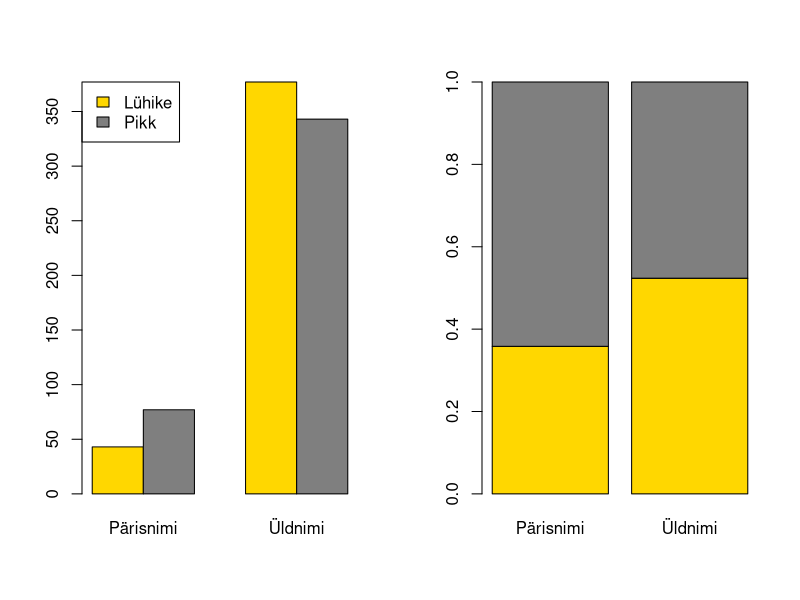
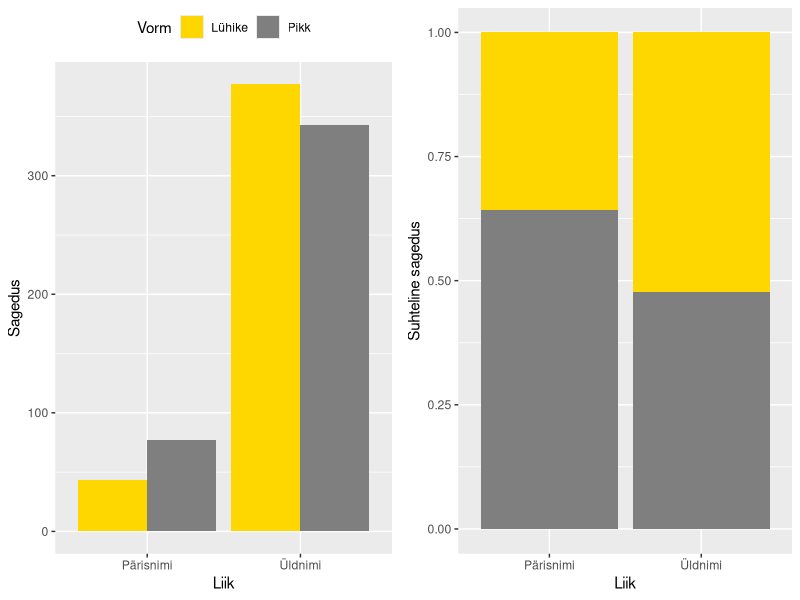
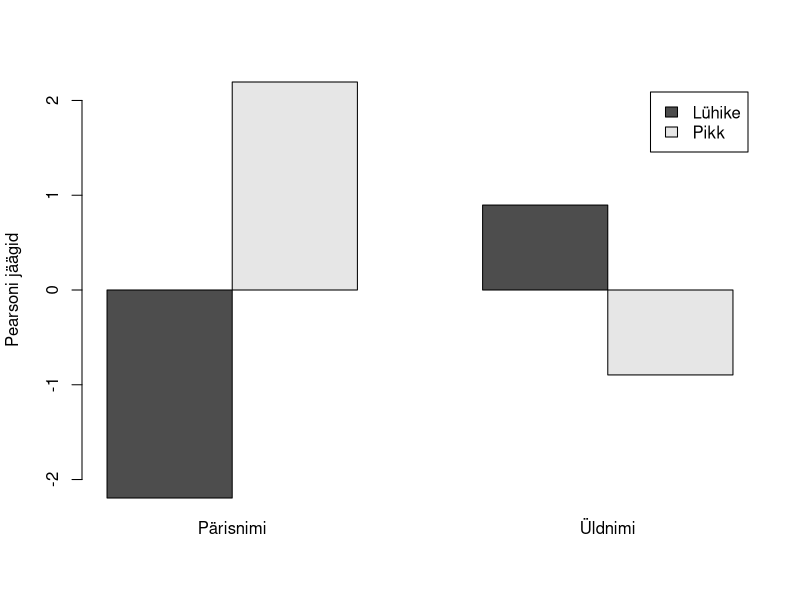
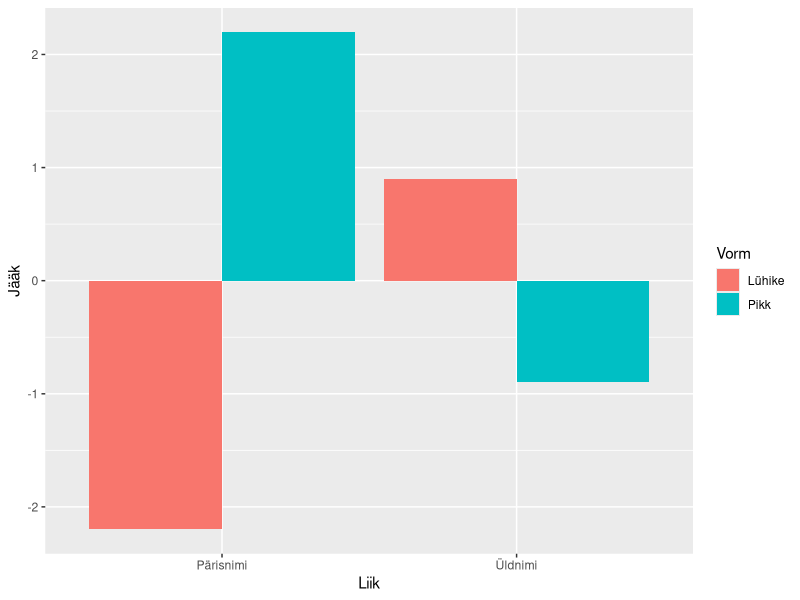
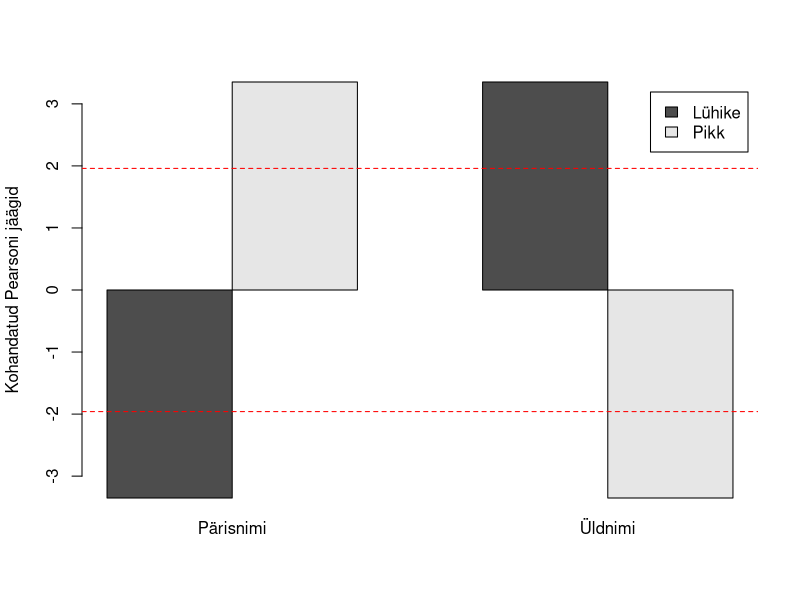
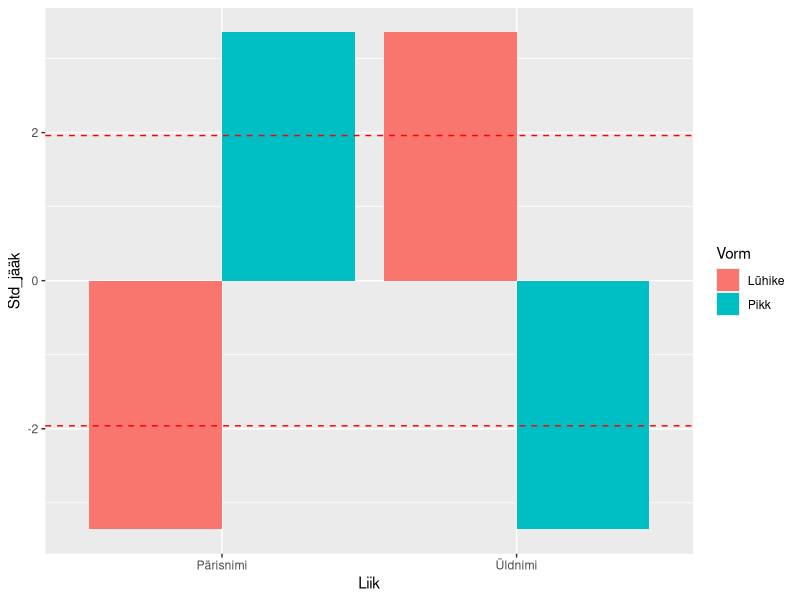

Generate these figures, in order, with R:
## ---- chunk 1
knitr::opts_chunk$set(echo = TRUE)
## ---- chunk 2
# Koostame artiklis esitatud andmete põhjal
# esmalt risttabeli.
tab <- matrix(c(43, 77, 377, 343), # koosesinemise sagedused
              nrow = 2, # mitmesse ritta sagedused jaotada?
              dimnames = list(c("Lühike", "Pikk"), # tabeli ridade nimed
                              c("Pärisnimi", "Üldnimi"))) # tabeli tulpade nimed

tab
## ---- chunk 3
par(mfrow = c(1, 2)) # näita jooniseid ühes reas kahes tulbas (= kõrvuti)
# esimene joonis:
barplot(tab, # sisendiks tavaline risttabel
        col = c("gold1", "grey50"), 
        legend.text = rownames(tab), # legendi väärtused võta tabeli reanimedest
        beside = TRUE, # tulbad kõrvuti
        args.legend = list(x = "topleft")) # legend ülemisse vasakusse nurka

# teine joonis:
barplot(prop.table(tab, margin = 2), # sisendiks suhteliste sagedustega risttabel
        col = c("gold1", "grey50"))
par(mfrow = c(1, 1)) # vii sätted uuesti algsele kujule
## ---- chunk 4
# ggplotiga
library(tidyverse)

# teeme esmalt table-objektist data.frame-objekti
tab_pikk <- tab %>% # võtame table-tüüpi objekti
  as.data.frame() %>% # teisendame selle data.frame-tüüpi objektiks
  rownames_to_column(var = "Vorm") %>% # paneme pakutud reanimed tulpa "Vorm"
  pivot_longer(cols = c("Pärisnimi", "Üldnimi"), # teeme laiast tabelist pika, nii et võtame pärisnime ja üldnime tulbad
               names_to = "Liik", # need tulbanimed ("Pärisnimi", "Üldnimi") paneme pika tabeli tulpa "Liik" 
               values_to = "Sagedus") # tulpades olevad sagedused pika tabeli tulpa "Sagedus"

# esimene joonis:
ggplot(tab_pikk) +
  geom_col(aes(x = Liik, y = Sagedus, fill = Vorm), position = "dodge") +
  scale_fill_manual(values = c("gold1", "grey50")) +
  theme(legend.position = "top") -> p1

# teine joonis:
ggplot(tab_pikk) +
  geom_col(aes(x = Liik, y = Sagedus, fill = Vorm), position = "fill", show.legend = F) +
  scale_fill_manual(values = c("gold1", "grey50")) +
  labs(y = "Suhteline sagedus") -> p2

# kuva jooniseid kõrvuti
# install.packages("gridExtra")
library(gridExtra)
grid.arrange(p1, p2, nrow = 1)
## ---- chunk 5
(tab2 <- addmargins(tab)) # lisame tabelile rea- ja veerusummad
## ---- chunk 6
# Näiteks lühikese sisseütlevaga pärisnimede (kuhu? - Tartu) teoreetiline sagedus oleks
# (reasumma*veerusumma/kogusumma)
tab2["Lühike","Sum"]*tab2["Sum","Pärisnimi"]/tab2["Sum","Sum"]
## ---- chunk 7
chisq.test(tab)$expected # teoreetilised sagedused
## ---- chunk 8
chisq.test(tab, correct = FALSE)
## ---- chunk 9
t <- chisq.test(tab, correct = FALSE)
sum(((t$observed - t$expected)^2)/t$expected)
## ---- chunk 10
chisq.test(tab)
## ---- chunk 11
# Näiteks lühikese sisseütlevaga pärisnimede jääk on
(t$observed["Lühike", "Pärisnimi"]-t$expected["Lühike", "Pärisnimi"])/sqrt(t$expected["Lühike", "Pärisnimi"])
## ---- chunk 12
# Jäägid saab kätte ka testi väljundist
t$residuals
## ---- chunk 13
barplot(t$residuals, 
        beside = TRUE, 
        legend = TRUE,
        ylab = "Pearsoni jäägid")
## ---- chunk 14
# ggplotiga
jaak_pikk <- t$residuals %>%
  as.data.frame() %>%
  rownames_to_column(var = "Vorm") %>%
  pivot_longer(cols = c("Pärisnimi", "Üldnimi"), names_to = "Liik", values_to = "Jääk")

ggplot(jaak_pikk) +
  geom_col(aes(x = Liik, fill = Vorm, y = Jääk), position = "dodge")

## ---- chunk 15
(teg <- tab["Lühike", "Pärisnimi"]) # tegelik sagedus
(ood <- sum(tab["Lühike",]) * sum(tab[,"Pärisnimi"]) / sum(tab)) # oodatud sagedus
(std <- ood * (1 - ood/sum(tab["Lühike",])) * (1 - ood/sum(tab[,"Pärisnimi"]))) # korrutis

(teg-ood)/sqrt(std)
## ---- chunk 16
t$stdres
## ---- chunk 17
barplot(t$stdres, 
        beside = TRUE, 
        legend = TRUE,
        ylab = "Kohandatud Pearsoni jäägid")
abline(h = 1.96, col = "red", lty = "dashed")
abline(h = -1.96, col = "red", lty = "dashed")
## ---- chunk 18
# ggplotiga
t$stdres %>%
  as.data.frame() %>%
  rownames_to_column(var = "Vorm") %>%
  pivot_longer(., cols = c("Pärisnimi", "Üldnimi"), names_to = "Liik", values_to = "Std_jääk") %>%
  ggplot() +
  geom_col(aes(x = Liik, fill = Vorm, y = Std_jääk), position = "dodge") +
  geom_hline(aes(yintercept = 1.96), col = "red", linetype = "dashed") +
  geom_hline(aes(yintercept = -1.96), col = "red", linetype = "dashed")
## ---- chunk 19
# install.packages("vcd")
library(vcd)

assocstats(tab)
## ---- chunk 20
chisq.test(tab, correct = F)
## ---- chunk 21
library(pwr)
w <- assocstats(tab)$cramer # mõju suurus (siin Craméri V)
N <- sum(tab) # vaatluste arv
df <- t$parameter # vabadusastmete arv

pwr.chisq.test(w = w, N = N, df = df, sig.level = 0.05)
## ---- chunk 22
tab2 <- matrix(c(4, 4, 2, 6, 389, 391, 25, 19), 
               nrow = 2, ncol = 4, 
               dimnames = list(c("Lühike", "Pikk"), 
                               c("Arvsõna", "Asesõna", "Nimisõna", "Omadussõna")))

tab2
## ---- chunk 23
(t2 <- chisq.test(tab2))
## ---- chunk 24
t2$expected
## ---- chunk 25
fisher.test(tab2)
## ---- chunk 26
chisq.test(tab2, simulate.p.value = TRUE)
## ---- chunk 27
chisq.test(tab2)$expected
## ---- chunk 28
(ts1 <- matrix(c(3,6,1,4,368,410,19,29), nrow= 2, 
               dimnames = list(c("Lühike", "Pikk"), 
                               c("Arvsõna", "Asesõna", "Nimisõna", "Omadussõna"))))
(ts2 <- matrix(c(8,5,3,7,383,381,25,28), nrow= 2, 
               dimnames = list(c("Lühike", "Pikk"),
                               c("Arvsõna", "Asesõna", "Nimisõna", "Omadussõna"))))
(ts3 <- matrix(c(3,2,3,1,394,395,21,21), nrow= 2, 
               dimnames = list(c("Lühike", "Pikk"), 
                               c("Arvsõna", "Asesõna", "Nimisõna", "Omadussõna"))))
# jne
## ---- chunk 29
hiid <- c(
  sum(((ts1-t2$expected)^2)/t2$expected),
  sum(((ts2-t2$expected)^2)/t2$expected),
  sum(((ts3-t2$expected)^2)/t2$expected)
)
hiid
## ---- chunk 30
chisq.test(tab2, correct = FALSE)
set.seed(1)
chisq.test(tab2, simulate.p.value = TRUE, B = 3000)
